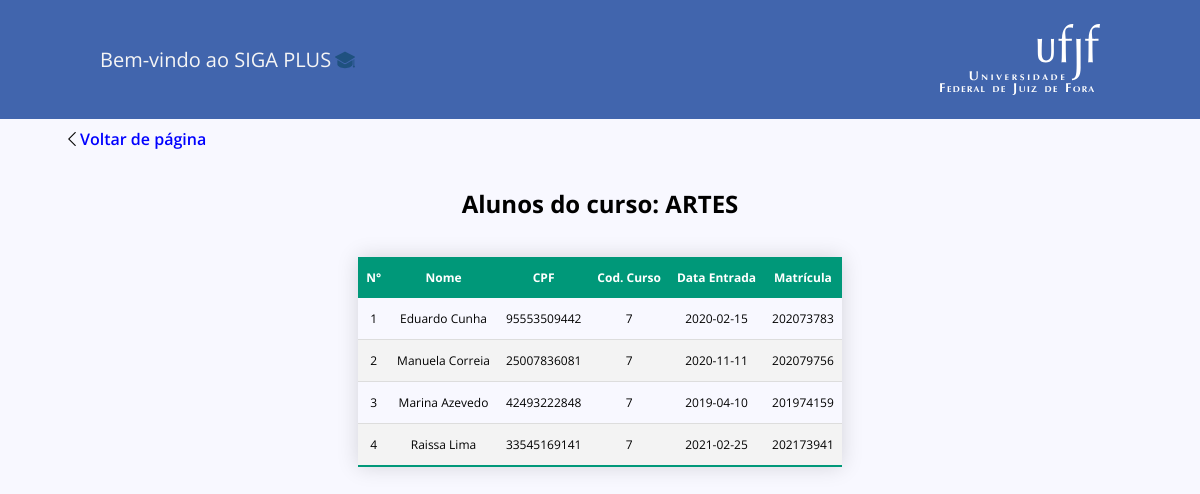
/sigaplus/curso_aluno.php?curso=7, run on the app's committed database.
### tables this page shows
CREATE TABLE `curso` (
  `pk_codigo_curso` varchar(10) NOT NULL,
  `fk_codigo_dept` varchar(10) DEFAULT NULL,
  `fk_cpf_coordenador` varchar(11) DEFAULT NULL,
  `nome_curso` varchar(50) NOT NULL,
  `qtd_semestres_curso` int(11) NOT NULL CHECK (`qtd_semestres_curso` > 0 and `qtd_semestres_curso` < 17),
  `turno_curso` varchar(20) DEFAULT NULL
);

CREATE TABLE `aluno` (
  `pk_cpf_aluno` varchar(11) NOT NULL,
  `fk_codigo_curso` varchar(10) DEFAULT NULL,
  `idade_aluno` int(11) DEFAULT NULL CHECK (`idade_aluno` > 18),
  `sexo_aluno` char(1) DEFAULT NULL,
  `senha_aluno` varchar(20) NOT NULL CHECK (octet_length(`senha_aluno`) > 7),
  `login_aluno` varchar(20) NOT NULL,
  `nome_aluno` varchar(50) NOT NULL,
  `data_entrada_aluno_curso` date DEFAULT NULL,
  `matricula_aluno` varchar(20) NOT NULL,
  `formacao_aluno` varchar(50) DEFAULT NULL,
  `status_matricula_aluno` varchar(20) DEFAULT NULL
);

### sigaplus/conexao_db.php (called while the page is built, shortened)
<?php
      function fetch_join_data($mysqli, $tableName, $columns, $joinTable, $onQuery, $orderBy){
         if (empty($columns) || !is_array($columns)) {
          $msg="Falta declarar as colunas da consulta.";
         }elseif(empty($tableName)){
           $msg= "Nome da tabela vazio.";
        }else{
        $columnName = implode(", ", $columns);
        $query = "SELECT $columnName FROM $tableName INNER JOIN $joinTable ON $onQuery ORDER BY $orderBy";
        $result = $mysqli->query($query);
        if($result== true){
         if ($result->num_rows > 0) {
            $row= mysqli_fetch_all($result, MYSQLI_ASSOC);
            $msg= $row;
         } else {
            $msg= "Nenhum dado foi encontrado";
         }
        }else{
          $msg= mysqli_error($mysqli);
        }
        }
        return $msg;
        }
?>

### sigaplus/curso_aluno.php (the view, shortened to what this page needs)
<?php
include('conexao_db.php');
?>
<html>
<head>
   <link rel="stylesheet" href="./styles/index.css">
</head>
<body>
   <section class="header_section">
      <div class="header_div">
         <div class="welcome_container">
            <a href="/siga_plus" class="welcome_title">Bem-vindo ao SIGA PLUS</a>
            <img class="welcome_img" src="./img/ico_academico.svg"/>
         </div>
         <img class="logo_img" src="./img/logo_ufjf.svg">
      </div>
   </section>
   <div class="back_container">  <a href="./curso.php"> <img src="./img/ARROW-LEFT.png"/> Voltar de página </a> </div>
   <?php
            $tableName="aluno";
            $columns= ['pk_cpf_aluno', 'fk_codigo_curso','nome_aluno','data_entrada_aluno_curso', 'matricula_aluno', 'nome_curso'];
            $orderBy = "nome_aluno";
            $joinTable="curso";
            $cursoCod = $_GET['curso']??'';
            $onQuery = "fk_codigo_curso = pk_codigo_curso and fk_codigo_curso = $cursoCod";
            $fetchData = fetch_join_data($mysqli, $tableName, $columns, $joinTable,  $onQuery, $orderBy);
            if(is_array($fetchData)) $cursoName = $fetchData[0]['nome_curso'];
    ?>
   <section class="content_section">
      <h2 class="content_title">Alunos do curso: <?php echo $cursoName??$cursoCod ?> </h2>
      <div>
      <table class="styled-table">
         <thead><tr><th>N°</th>
            <th>Nome</th>
            <th>CPF</th>
            <th>Cod. Curso</th>
            <th>Data Entrada</th>
            <th>Matrícula</th>
         </thead>
         <tbody>
         <?php
            if(is_array($fetchData)){
            $num=1;
            foreach($fetchData as $data){
         ?>
         <tr>
            <td><?php echo $num; ?></td>
            <td><?php echo $data['nome_aluno']??''; ?></td>
            <td><?php echo $data['pk_cpf_aluno']??''; ?></td>
            <td><?php echo $data['fk_codigo_curso']??''; ?></td>
            <td><?php echo $data['data_entrada_aluno_curso']??''; ?></td>
            <td><?php echo $data['matricula_aluno']??''; ?></td>
         </tr>
     <?php
      $num++;}}else{
         echo "<p> Não foi encontrado nenhum aluno para esse curso. </p> <tr> <td> <td> </tr>";
      ?>
  </td>
    <tr>
    <?php
    }?>
    </tbody>
     </table>
   </div>
   </section>
</body>
</html>

### sigaplus/styles/index.css (style rules this page uses)
body { background-color: ghostwhite; margin: 0; }
* { font-family: "Open Sans", sans-serif; }
.header_section { background-color: #4165ad; }
.header_div { max-width: 1000px; padding: 24px 80px; display: flex; align-items: center; justify-content: space-between; margin: 0 auto; }
.welcome_container { display: flex; align-items: center; }
.welcome_title { font-size: 20px; color: whitesmoke; text-decoration: none; }
.welcome_img { max-width: 20px; margin: 4px; }
.logo_img { max-width: 160px; }
.content_section { padding: 40px 80px; display: flex; flex-direction: column; align-items: center; justify-content: space-between; }
.content_title { margin: 0 0 12px; }
td, th { text-align: center; }
.back_container { display: flex; margin: 12px 64px 0; }
.back_container a { text-decoration: none; line-height: 1; display: flex; align-items: center; color: blue; font-weight: 600; }
.back_container img { max-width: 16px; transition: 0.2s all; display: block; }

### sigaplus/styles/table.css (style rules this page uses)
.styled-table { border-collapse: collapse; margin: 25px 0; font-size: 0.9em; font-family: sans-serif; min-width: 400px; box-shadow: 0 0 20px rgba(0, 0, 0, 0.15); }
.styled-table thead tr { background-color: #009879; color: #ffffff; text-align: left; }
.styled-table th, .styled-table td { padding: 12px 8px; font-size: 12px; }
.styled-table tbody tr { border-bottom: 1px solid #dddddd; }
.styled-table tbody tr:nth-of-type(even) { background-color: #f3f3f3; }
.styled-table tbody tr:last-of-type { border-bottom: 2px solid #009879; }

### data on the page
curso: nome_curso "ARTES"
aluno: nome_aluno "Eduardo Cunha", pk_cpf_aluno "95553509442", fk_codigo_curso "7", data_entrada_aluno_curso "2020-02-15", matricula_aluno "202073783"
aluno: nome_aluno "Manuela Correia", pk_cpf_aluno "25007836081", fk_codigo_curso "7", data_entrada_aluno_curso "2020-11-11", matricula_aluno "202079756"
aluno: nome_aluno "Marina Azevedo", pk_cpf_aluno "42493222848", fk_codigo_curso "7", data_entrada_aluno_curso "2019-04-10", matricula_aluno "201974159"
aluno: nome_aluno "Raissa Lima", pk_cpf_aluno "33545169141", fk_codigo_curso "7", data_entrada_aluno_curso "2021-02-25", matricula_aluno "202173941"
